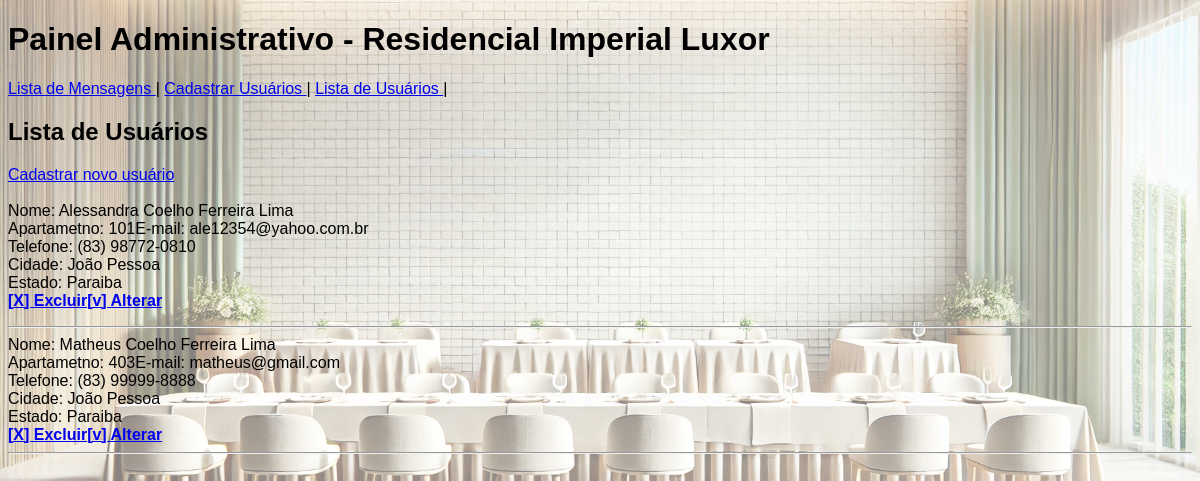
Screenshot of /Projeto_final_web/admin/index.php?pg=lista_usuario with the database file from the repository.
### tables this page shows
CREATE TABLE `usuario` (
  `id` int(11) NOT NULL,
  `nome` varchar(100) DEFAULT NULL,
  `apartamento` int(3) DEFAULT NULL,
  `email` varchar(100) DEFAULT NULL,
  `telefone` varchar(100) DEFAULT NULL,
  `cidade` varchar(100) DEFAULT NULL,
  `estado` varchar(50) DEFAULT NULL,
  `senha` varchar(6) DEFAULT NULL
);

### Projeto_final_web/admin/lista_usuario.php (the view, shortened to what this page needs)
<h2>Lista de Usuários</h2>
<p><a href="pg=form_usuario"> Cadastrar novo usuário </a><br><br>
<?php
    include_once("../config.inc.php");
    $sql = mysqli_query($conexao,"SELECT * FROM usuario");
    while($usuario = mysqli_fetch_array($sql)){
        echo "Nome: $usuario[nome] <br>";
        echo "Apartametno: $usuario[apartamento]";
        echo "E-mail: $usuario[email] <br>";
        echo "Telefone: $usuario[telefone] <br>";
        echo "Cidade: $usuario[cidade] <br>";
        echo "Estado: $usuario[estado] <br>";
        echo "<a href=?pg=excluir_usuario&id=$usuario[id]><b>[X] Excluir</b></a>";
        echo "<a href=?pg=form_altera_usuario&id=$usuario[id]><b>[v] Alterar</b></a>";
        echo "<hr>";
    }

### rows the page displays
usuario: nome "Alessandra Coelho Ferreira Lima", apartamento "101", email "ale12354@yahoo.com.br", telefone "(83) 98772-0810", cidade "João Pessoa", estado "Paraiba"
usuario: nome "Matheus Coelho Ferreira Lima", apartamento "403", email "matheus@gmail.com", telefone "(83) 99999-8888", cidade "João Pessoa", estado "Paraiba"
